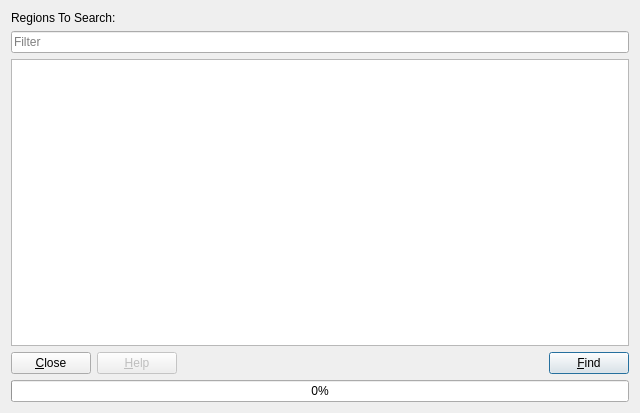
<?xml version="1.0" encoding="UTF-8"?>
<ui version="4.0">
 <author>Evan Teran</author>
 <class>FunctionFinderPlugin::DialogFunctions</class>
 <widget class="QDialog" name="DialogFunctions">
  <property name="geometry">
   <rect>
    <x>0</x>
    <y>0</y>
    <width>640</width>
    <height>413</height>
   </rect>
  </property>
  <property name="windowTitle">
   <string>Function Finder</string>
  </property>
  <layout class="QVBoxLayout" name="verticalLayout">
   <item>
    <widget class="QLabel" name="lblRegions">
     <property name="text">
      <string>Regions To Search:</string>
     </property>
    </widget>
   </item>
   <item>
    <widget class="QLineEdit" name="txtSearch">
     <property name="placeholderText">
      <string>Filter</string>
     </property>
     <property name="clearButtonEnabled">
      <bool>true</bool>
     </property>
    </widget>
   </item>
   <item>
    <widget class="QTableView" name="tableView">
     <property name="font">
      <font>
       <family>Monospace</family>
      </font>
     </property>
     <property name="editTriggers">
      <set>QAbstractItemView::NoEditTriggers</set>
     </property>
     <property name="alternatingRowColors">
      <bool>true</bool>
     </property>
     <property name="selectionMode">
      <enum>QAbstractItemView::SingleSelection</enum>
     </property>
     <property name="selectionBehavior">
      <enum>QAbstractItemView::SelectRows</enum>
     </property>
     <property name="sortingEnabled">
      <bool>true</bool>
     </property>
     <attribute name="horizontalHeaderStretchLastSection">
      <bool>true</bool>
     </attribute>
     <attribute name="verticalHeaderVisible">
      <bool>false</bool>
     </attribute>
    </widget>
   </item>
   <item>
    <layout class="QHBoxLayout" name="horizontalLayout">
     <item>
      <widget class="QPushButton" name="btnClose">
       <property name="text">
        <string>&amp;Close</string>
       </property>
       <property name="icon">
        <iconset theme="dialog-close">
         <normaloff>.</normaloff>.</iconset>
       </property>
      </widget>
     </item>
     <item>
      <widget class="QPushButton" name="btnHelp">
       <property name="enabled">
        <bool>false</bool>
       </property>
       <property name="text">
        <string>&amp;Help</string>
       </property>
       <property name="icon">
        <iconset theme="help-browser">
         <normaloff>.</normaloff>.</iconset>
       </property>
      </widget>
     </item>
     <item>
      <spacer>
       <property name="orientation">
        <enum>Qt::Horizontal</enum>
       </property>
       <property name="sizeHint" stdset="0">
        <size>
         <width>40</width>
         <height>20</height>
        </size>
       </property>
      </spacer>
     </item>
     <item>
      <widget class="QPushButton" name="btnFind">
       <property name="text">
        <string>&amp;Find</string>
       </property>
       <property name="icon">
        <iconset theme="edit-find">
         <normaloff>.</normaloff>.</iconset>
       </property>
       <property name="default">
        <bool>true</bool>
       </property>
      </widget>
     </item>
    </layout>
   </item>
   <item>
    <widget class="QProgressBar" name="progressBar">
     <property name="value">
      <number>0</number>
     </property>
     <property name="orientation">
      <enum>Qt::Horizontal</enum>
     </property>
    </widget>
   </item>
  </layout>
 </widget>
 <tabstops>
  <tabstop>tableView</tabstop>
  <tabstop>btnClose</tabstop>
  <tabstop>btnHelp</tabstop>
  <tabstop>btnFind</tabstop>
  <tabstop>txtSearch</tabstop>
 </tabstops>
 <resources/>
 <connections>
  <connection>
   <sender>btnClose</sender>
   <signal>clicked()</signal>
   <receiver>DialogFunctions</receiver>
   <slot>reject()</slot>
   <hints>
    <hint type="sourcelabel">
     <x>73</x>
     <y>481</y>
    </hint>
    <hint type="destinationlabel">
     <x>265</x>
     <y>468</y>
    </hint>
   </hints>
  </connection>
 </connections>
</ui>
